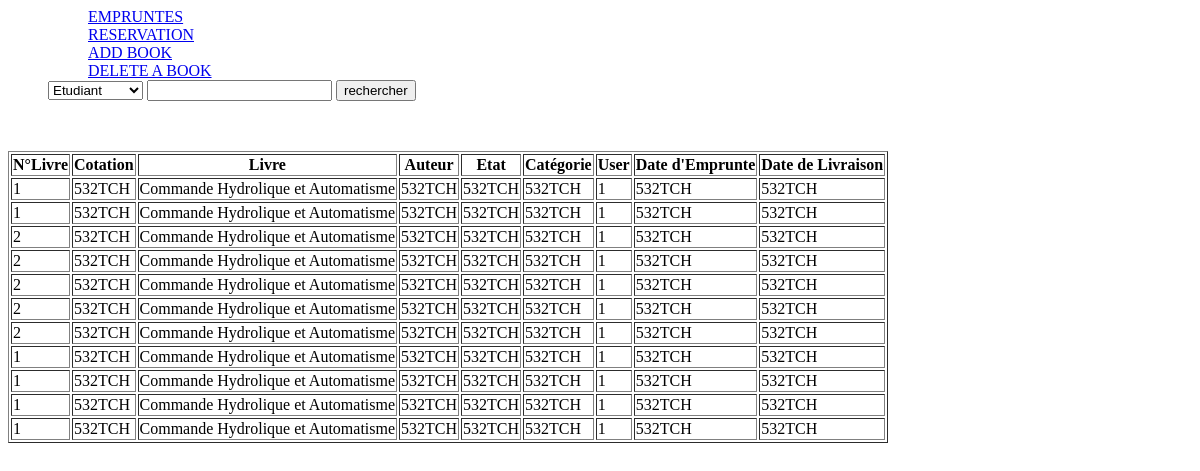
The page /biblio/admin/ (signed in) on the database as committed earlier.
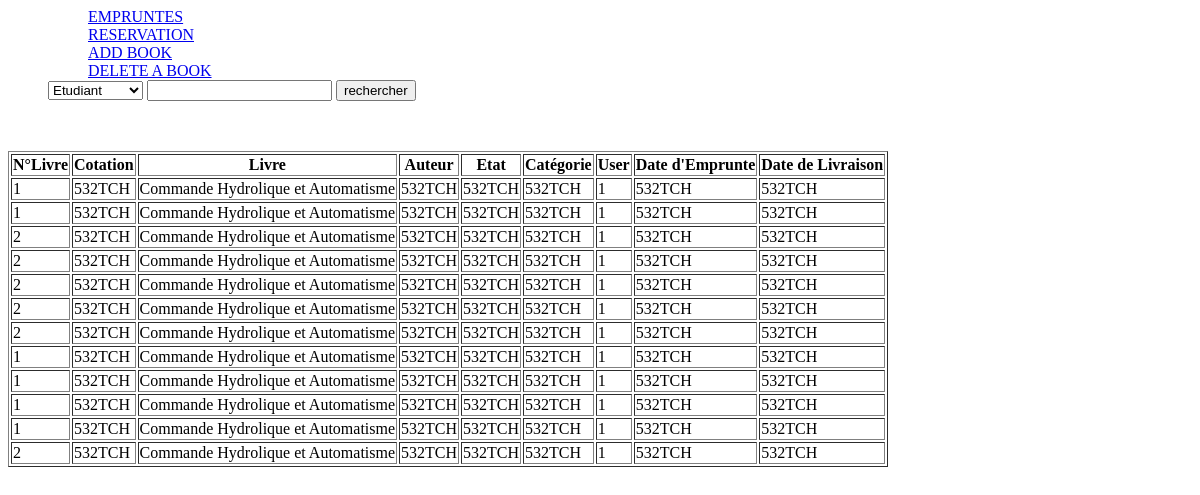
The same page on the database as committed later.
### gestionLivres/models.py (models this page shows)
class Empruntes(models.Model):
    idBook = models.IntegerField()
    cotation = models.CharField(max_length=10)
    titre = models.CharField(max_length=100)
    categorie = models.CharField(max_length=50)
    idUser = models.IntegerField()
    dateSortie = models.DateTimeField()
    dateEntre = models.DateTimeField()
    commentaire = models.TextField(blank=True)

### gestionLivres/views.py (the view)
# urls.py: path('admin/', admin.site.urls),
def admin(request):
    if 'logged_user_id' in request.session:
        logged_user_id = request.session['logged_user_id']
        logged_user = Users.objects.get(id=logged_user_id)
        book =models.Empruntes.objects.all()
    return render(request, 'borrow.html', context={'book':book})

### templates/borrow.html
{% extends "back_office.html" %}
{% block clo1 %} N°Livre {% endblock %}
{% block clo2 %} Cotation {% endblock %}
{% block clo3 %} Livre {% endblock %}
{% block clo4 %} Auteur {% endblock %}
{% block clo5 %} Etat {% endblock %}
{% block clo6 %} Catégorie {% endblock %}
{% block clo7 %} User {% endblock %}
{% block clo8 %} Date d'Emprunte {% endblock %}
{% block clo9 %} Date de Livraison {% endblock %}
{% block valcol1 %}{{ index.idBook }} {% endblock %}
{% block valcol2 %} {{ index.cotation}} {% endblock %}
{% block valcol3 %} {{ index.titre}} {% endblock %}
{% block valcol4 %} {{ index.cotation}} {% endblock %}
{% block valcol5 %} {{ index.cotation}} {% endblock %}
{% block valcol6 %} {{ index.cotation}} {% endblock %}
{% block valcol7 %} {{ index.idUser}} {% endblock %}
{% block valcol8 %} {{ index.cotation}} {% endblock %}
{% block valcol9 %} {{ index.cotation}} {% endblock %}

### templates/back_office.html (shortened to what this page needs)
<html>
<head>
</head>
<body>
    <ul style="list-style: none;">
        <div>
        <ul style="list-style: none;">
            <li><a href="#">EMPRUNTES</a></li>
            <li><a href="http://127.0.0.1:8000/biblio/reservation">RESERVATION</a></li>
            <li><a href="http://127.0.0.1:8000/biblio/admin/addbook/">ADD BOOK</a></li>
            <li><a href="#">DELETE A BOOK</a></li>
        </ul>
    </div>
    <div>
        <form action="#" method="post"> {% csrf_token %}
            <select name="select" id="select">
                <option value="etudiant">Etudiant</option>
            </select>
            <input type="text" name="rechercher">
            <label for="rechercher"><input type="submit" value="rechercher"></label>
        </form>
    </div> <br>
    </ul>
    <table border="1">
      <tr>
            <th>{% block clo1 %}{% endblock %}</th>
            <th>{% block clo2 %}{% endblock %}</th>
            <th>{% block clo3 %}{% endblock %}</th>
            <th>{% block clo4 %}{% endblock %}</th>
            <th>{% block clo5 %}{% endblock %}</th>
            <th>{% block clo6 %}{% endblock %}</th>
            <th>{% block clo7 %}{% endblock %}</th>
            <th>{% block clo8 %}{% endblock %}</th>
            <th>{% block clo9 %}{% endblock %}</th>
      </tr>
        {% for index in book %}
            <tr>
                <td>{% block valcol1 %}{% endblock %}</td>
                <td>{% block valcol2 %}{% endblock %}</td>
                <td>{% block valcol3 %}{% endblock %}</td>
                <td>{% block valcol4 %}{% endblock %}</td>
                <td>{% block valcol5 %}{% endblock %}</td>
                <td>{% block valcol6 %}{% endblock %}</td>
                <td>{% block valcol7 %}{% endblock %}</td>
                <td>{% block valcol8 %}{% endblock %}</td>
                <td>{% block valcol9 %}{% endblock %}</td>
            </tr>
        {% endfor %}
    </table>
</body>
</html>

Rows that differ between the two databases and show on the page:
added Empruntes: idBook "2", cotation "532TCH", titre "Commande Hydrolique et Automatisme", idUser "1"
